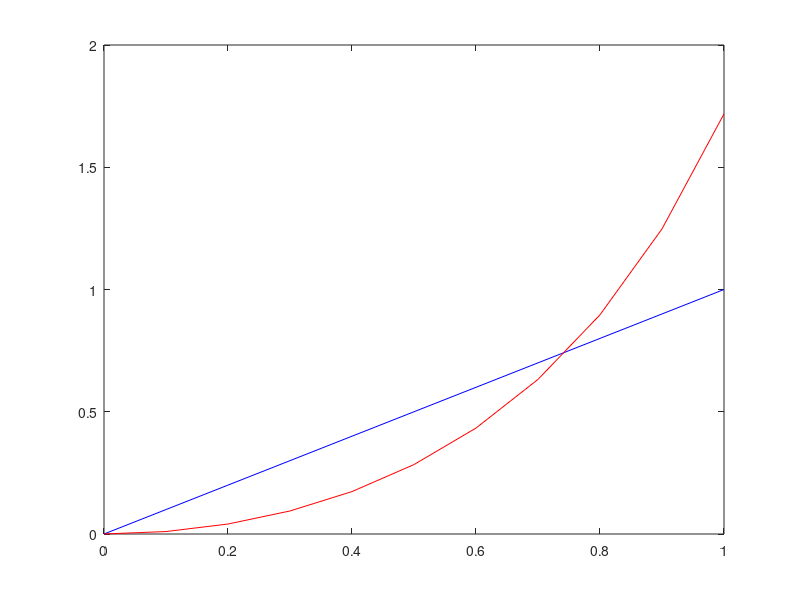

MATLAB code for this plot:
% fade.m


x = [0:.1:1];
% y = x.*x.*x;
y = exp(x.*x) - 1;

hold off;
plot( x, x, 'b-');
hold on;
plot( x, y, 'r-');
